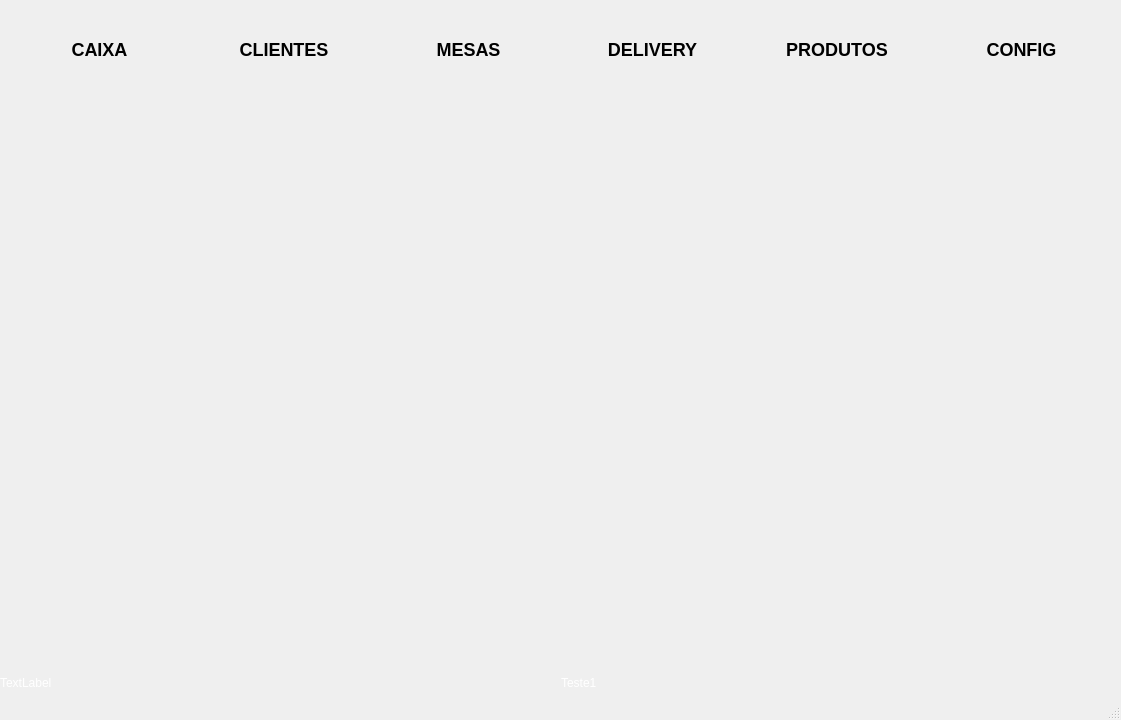
<?xml version="1.0" encoding="UTF-8"?>
<ui version="4.0">
 <class>Unique</class>
 <widget class="QMainWindow" name="Unique">
  <property name="windowModality">
   <enum>Qt::WindowModality::ApplicationModal</enum>
  </property>
  <property name="geometry">
   <rect>
    <x>0</x>
    <y>0</y>
    <width>1121</width>
    <height>720</height>
   </rect>
  </property>
  <property name="minimumSize">
   <size>
    <width>1086</width>
    <height>720</height>
   </size>
  </property>
  <property name="windowTitle">
   <string>unique</string>
  </property>
  <property name="layoutDirection">
   <enum>Qt::LayoutDirection::LeftToRight</enum>
  </property>
  <property name="styleSheet">
   <string notr="true"/>
  </property>
  <property name="inputMethodHints">
   <set>Qt::InputMethodHint::ImhNone</set>
  </property>
  <widget class="QWidget" name="centralwidget">
   <property name="styleSheet">
    <string notr="true"/>
   </property>
   <layout class="QVBoxLayout" name="verticalLayout">
    <property name="spacing">
     <number>0</number>
    </property>
    <property name="leftMargin">
     <number>0</number>
    </property>
    <property name="topMargin">
     <number>0</number>
    </property>
    <property name="rightMargin">
     <number>0</number>
    </property>
    <property name="bottomMargin">
     <number>0</number>
    </property>
    <item>
     <widget class="QWidget" name="widget" native="true">
      <property name="sizePolicy">
       <sizepolicy hsizetype="Expanding" vsizetype="Preferred">
        <horstretch>0</horstretch>
        <verstretch>0</verstretch>
       </sizepolicy>
      </property>
      <property name="maximumSize">
       <size>
        <width>16777215</width>
        <height>100</height>
       </size>
      </property>
      <property name="styleSheet">
       <string notr="true">QPushButton {

	background-color: transparent;
	font-size: 18px;
	font-weight: bold;
}

QPushButton:hover {
	background-color: rgb(131, 131, 131);
}

QPushButton:clicked {
	background-color: rgb(131, 131, 131);	
}</string>
      </property>
      <layout class="QHBoxLayout" name="horizontalLayout_2">
       <property name="spacing">
        <number>15</number>
       </property>
       <property name="leftMargin">
        <number>15</number>
       </property>
       <property name="topMargin">
        <number>15</number>
       </property>
       <property name="rightMargin">
        <number>15</number>
       </property>
       <property name="bottomMargin">
        <number>15</number>
       </property>
       <item>
        <widget class="QPushButton" name="btn_caixa">
         <property name="styleSheet">
          <string notr="true"/>
         </property>
         <property name="text">
          <string>CAIXA</string>
         </property>
         <property name="icon">
          <iconset resource="../pictures/imagens.qrc">
           <normaloff>:/unique/caixa-registradora.png</normaloff>:/unique/caixa-registradora.png</iconset>
         </property>
         <property name="iconSize">
          <size>
           <width>45</width>
           <height>45</height>
          </size>
         </property>
         <property name="autoDefault">
          <bool>true</bool>
         </property>
         <property name="default">
          <bool>true</bool>
         </property>
         <property name="flat">
          <bool>true</bool>
         </property>
        </widget>
       </item>
       <item>
        <widget class="QPushButton" name="btn_clientes">
         <property name="styleSheet">
          <string notr="true"/>
         </property>
         <property name="text">
          <string>CLIENTES</string>
         </property>
         <property name="icon">
          <iconset>
           <selectedon>:/unique/cliente.png</selectedon>
          </iconset>
         </property>
         <property name="iconSize">
          <size>
           <width>45</width>
           <height>45</height>
          </size>
         </property>
         <property name="autoDefault">
          <bool>true</bool>
         </property>
         <property name="default">
          <bool>true</bool>
         </property>
         <property name="flat">
          <bool>true</bool>
         </property>
        </widget>
       </item>
       <item>
        <widget class="QPushButton" name="btn_mesas">
         <property name="styleSheet">
          <string notr="true"/>
         </property>
         <property name="text">
          <string>MESAS</string>
         </property>
         <property name="icon">
          <iconset>
           <selectedon>:/unique/pedir-comida.png</selectedon>
          </iconset>
         </property>
         <property name="iconSize">
          <size>
           <width>45</width>
           <height>45</height>
          </size>
         </property>
         <property name="autoDefault">
          <bool>true</bool>
         </property>
         <property name="default">
          <bool>true</bool>
         </property>
         <property name="flat">
          <bool>true</bool>
         </property>
        </widget>
       </item>
       <item>
        <widget class="QPushButton" name="btn_delivery">
         <property name="styleSheet">
          <string notr="true"/>
         </property>
         <property name="text">
          <string>DELIVERY</string>
         </property>
         <property name="icon">
          <iconset>
           <selectedon>:/unique/pedido-online.png</selectedon>
          </iconset>
         </property>
         <property name="iconSize">
          <size>
           <width>45</width>
           <height>45</height>
          </size>
         </property>
         <property name="autoDefault">
          <bool>true</bool>
         </property>
         <property name="default">
          <bool>true</bool>
         </property>
         <property name="flat">
          <bool>true</bool>
         </property>
        </widget>
       </item>
       <item>
        <widget class="QPushButton" name="btn_produtos">
         <property name="styleSheet">
          <string notr="true"/>
         </property>
         <property name="text">
          <string>PRODUTOS</string>
         </property>
         <property name="icon">
          <iconset>
           <selectedon>:/unique/inventario.png</selectedon>
          </iconset>
         </property>
         <property name="iconSize">
          <size>
           <width>45</width>
           <height>45</height>
          </size>
         </property>
         <property name="autoDefault">
          <bool>true</bool>
         </property>
         <property name="default">
          <bool>true</bool>
         </property>
         <property name="flat">
          <bool>true</bool>
         </property>
        </widget>
       </item>
       <item>
        <widget class="QPushButton" name="btn_loggout">
         <property name="styleSheet">
          <string notr="true"/>
         </property>
         <property name="text">
          <string>CONFIG</string>
         </property>
         <property name="icon">
          <iconset>
           <selectedon>:/unique/configuracoes.png</selectedon>
          </iconset>
         </property>
         <property name="iconSize">
          <size>
           <width>45</width>
           <height>45</height>
          </size>
         </property>
         <property name="autoDefault">
          <bool>true</bool>
         </property>
         <property name="default">
          <bool>true</bool>
         </property>
         <property name="flat">
          <bool>true</bool>
         </property>
        </widget>
       </item>
      </layout>
     </widget>
    </item>
    <item>
     <widget class="QWidget" name="widget_2" native="true">
      <layout class="QHBoxLayout" name="horizontalLayout_3">
       <property name="spacing">
        <number>0</number>
       </property>
       <property name="leftMargin">
        <number>0</number>
       </property>
       <property name="topMargin">
        <number>0</number>
       </property>
       <property name="rightMargin">
        <number>0</number>
       </property>
       <property name="bottomMargin">
        <number>0</number>
       </property>
       <item>
        <widget class="QLabel" name="label_3">
         <property name="styleSheet">
          <string notr="true">image: url(:/unique/boas_vindas.png);</string>
         </property>
         <property name="text">
          <string/>
         </property>
        </widget>
       </item>
      </layout>
     </widget>
    </item>
    <item>
     <widget class="QWidget" name="widget_3" native="true">
      <property name="sizePolicy">
       <sizepolicy hsizetype="Expanding" vsizetype="Preferred">
        <horstretch>0</horstretch>
        <verstretch>0</verstretch>
       </sizepolicy>
      </property>
      <property name="maximumSize">
       <size>
        <width>16777215</width>
        <height>30</height>
       </size>
      </property>
      <property name="styleSheet">
       <string notr="true"/>
      </property>
      <layout class="QHBoxLayout" name="horizontalLayout">
       <property name="spacing">
        <number>0</number>
       </property>
       <property name="leftMargin">
        <number>0</number>
       </property>
       <property name="topMargin">
        <number>0</number>
       </property>
       <property name="rightMargin">
        <number>0</number>
       </property>
       <property name="bottomMargin">
        <number>0</number>
       </property>
       <item>
        <widget class="QLabel" name="label_2">
         <property name="styleSheet">
          <string notr="true">color: white;</string>
         </property>
         <property name="text">
          <string>TextLabel</string>
         </property>
        </widget>
       </item>
       <item>
        <widget class="QLabel" name="label">
         <property name="sizePolicy">
          <sizepolicy hsizetype="Preferred" vsizetype="Expanding">
           <horstretch>0</horstretch>
           <verstretch>0</verstretch>
          </sizepolicy>
         </property>
         <property name="styleSheet">
          <string notr="true">color: white;</string>
         </property>
         <property name="text">
          <string>Teste1</string>
         </property>
        </widget>
       </item>
      </layout>
     </widget>
    </item>
   </layout>
  </widget>
  <widget class="QMenuBar" name="menubar">
   <property name="geometry">
    <rect>
     <x>0</x>
     <y>0</y>
     <width>1121</width>
     <height>33</height>
    </rect>
   </property>
  </widget>
  <widget class="QStatusBar" name="statusbar"/>
  <action name="estabelecimento">
   <property name="text">
    <string>ESTABELECIMENTO</string>
   </property>
  </action>
  <action name="configuracoes">
   <property name="text">
    <string>CONFIGURAÇÕES</string>
   </property>
  </action>
  <action name="catalago">
   <property name="text">
    <string>CATALAGO</string>
   </property>
  </action>
 </widget>
 <resources>
  <include location="../pictures/imagens.qrc"/>
 </resources>
 <connections/>
</ui>
